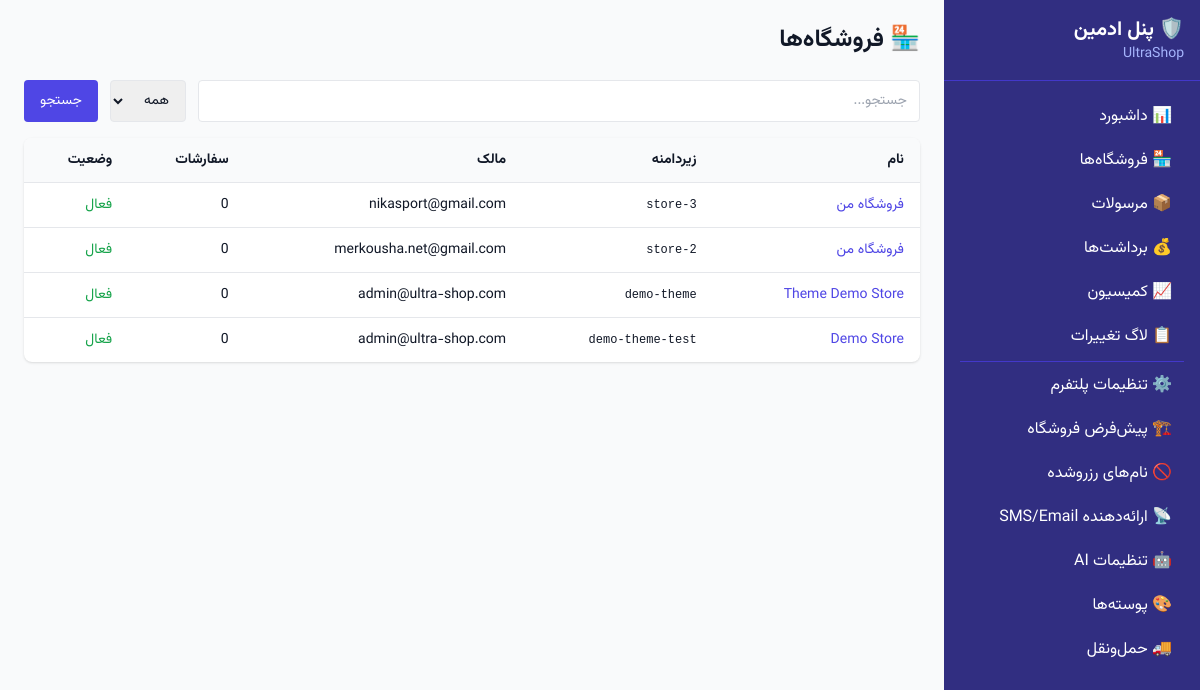
Screenshot of /platform/stores/ (signed in) with the database file from the repository.
### core/models.py (models this page shows, shortened)
class PlatformSettings(models.Model):
    name = models.CharField(max_length=200, default="UltraShop")
    support_email = models.EmailField(default="support@ultra-shop.com")
    terms_url = models.URLField(blank=True, default="")
    privacy_url = models.URLField(blank=True, default="")
    logo = models.ImageField(upload_to="platform/", blank=True, null=True)
    favicon = models.ImageField(upload_to="platform/", blank=True, null=True)
    default_timezone = models.CharField(max_length=50, default="Asia/Tehran")
    default_currency = models.CharField(max_length=10, default="IRR")
    default_guest_checkout = models.BooleanField(default=True)
    reserved_usernames = models.JSONField(
        default=list,
        blank=True,
        help_text="JSON array of reserved subdomain names",
    )
    sms_provider = models.CharField(max_length=50, blank=True, default="")
    sms_api_key_encrypted = models.TextField(blank=True, default="")
    sms_sender = models.CharField(max_length=30, blank=True, default="")
    email_host = models.CharField(max_length=200, blank=True, default="")
    email_port = models.PositiveIntegerField(default=587)
    email_username = models.CharField(max_length=200, blank=True, default="")
    email_password_encrypted = models.TextField(blank=True, default="")
    email_use_tls = models.BooleanField(default=True)
    email_from = models.EmailField(blank=True, default="")
    shipping_enabled = models.BooleanField(default=True)
    openai_api_key_encrypted = models.TextField(blank=True, default="")
    anthropic_api_key_encrypted = models.TextField(blank=True, default="")
    vision_model = models.CharField(max_length=80, default="gpt-4o")
    text_model = models.CharField(max_length=80, default="gpt-4o-mini")
    image_gen_model = models.CharField(max_length=80, default="flux")
    ai_enabled = models.BooleanField(default=False)
    rate_limit_per_store_daily = models.PositiveIntegerField(default=50)
    class Meta:
        db_table = "platform_settings"
        verbose_name_plural = "Platform Settings"
    @classmethod
    def load(cls):
        obj, _ = cls.objects.get_or_create(pk=1)
        return obj

class Store(models.Model):
    owner = models.ForeignKey(User, on_delete=models.CASCADE, related_name="stores")
    name = models.CharField(max_length=200)
    username = models.SlugField(max_length=60, unique=True, help_text="Subdomain: username.ultra-shop.com")
    tagline = models.CharField(max_length=300, blank=True, default="", help_text="Short slogan (SO-07)")
    description = models.TextField(blank=True, default="")
    logo = models.ImageField(upload_to="stores/logos/", blank=True, null=True)
    favicon = models.ImageField(upload_to="stores/favicons/", blank=True, null=True)
    primary_color = models.CharField(max_length=7, default="#6366f1")
    theme_preset = models.CharField(max_length=30, default="minimal")
    phone = models.CharField(max_length=20, blank=True, default="")
    support_email = models.EmailField(blank=True, default="")
    timezone = models.CharField(max_length=50, default="Asia/Tehran")
    currency = models.CharField(max_length=10, default="IRR")
    allow_guest_checkout = models.BooleanField(default=True)
    is_active = models.BooleanField(default=True)
    created_at = models.DateTimeField(auto_now_add=True)
    updated_at = models.DateTimeField(auto_now=True)
    class Meta:
        db_table = "stores"

class User(AbstractUser):
    email = models.EmailField(unique=True)
    USERNAME_FIELD = "email"
    REQUIRED_FIELDS = ["username"]
    class Meta:
        db_table = "users"

### platform_admin/views.py (the view)
# urls.py: path("stores/", views.StoreListView.as_view(), name="store-list"),
class StoreListView(PlatformAdminMixin, ListView):
    template_name = "platform_admin/store_list.html"
    context_object_name = "stores"
    paginate_by = 25
    def get_queryset(self):
        qs = Store.objects.annotate(
            order_count=Count("orders"),
        ).all()
        q = self.request.GET.get("q")
        if q:
            qs = qs.filter(Q(name__icontains=q) | Q(username__icontains=q))
        status = self.request.GET.get("status")
        if status == "active":
            qs = qs.filter(is_active=True)
        elif status == "suspended":
            qs = qs.filter(is_active=False)
        return qs.order_by("-created_at")

### core/context_processors.py (called while the page is built)
def platform_settings(request):
    try:
        ps = PlatformSettings.load()
    except Exception:
        ps = None
    return {"platform_settings": ps}

### platform_admin/views.py (called while the page is built)
    def test_func(self):
        return self.request.user.groups.filter(name="PlatformAdmin").exists() or self.request.user.is_superuser

### templates/platform_admin/store_list.html (shortened to what this page needs)
{% extends "platform_admin/base.html" %}
{% block content %}
<h2 class="text-2xl font-bold mb-6">🏪 فروشگاه‌ها</h2>
<form method="get" class="flex gap-3 mb-4">
    <input type="text" name="q" value="{{ request.GET.q }}" placeholder="جستجو..." class="border rounded px-3 py-2 text-sm flex-1">
    <select name="status" class="border rounded px-3 py-2 text-sm">
        <option value="">همه</option>
    </select>
    <button type="submit" class="bg-indigo-600 text-white px-4 py-2 rounded text-sm">جستجو</button>
</form>
<div class="bg-white rounded-lg shadow overflow-x-auto">
    <table class="w-full text-sm">
        <thead class="bg-gray-50"><tr>
            <th class="px-4 py-3 text-right">نام</th>
            <th class="px-4 py-3 text-right">زیردامنه</th>
            <th class="px-4 py-3 text-right">مالک</th>
            <th class="px-4 py-3 text-right">سفارشات</th>
            <th class="px-4 py-3 text-right">وضعیت</th>
        </tr></thead>
        <tbody>
        {% for store in stores %}
        <tr class="border-t hover:bg-gray-50">
            <td class="px-4 py-3"><a href="{% url 'platform_admin:store-detail' store.pk %}" class="text-indigo-600 hover:underline">{{ store.name }}</a></td>
            <td class="px-4 py-3 font-mono text-xs">{{ store.username }}</td>
            <td class="px-4 py-3">{{ store.owner.email }}</td>
            <td class="px-4 py-3">{{ store.order_count }}</td>
            <td class="px-4 py-3">
                {% if store.is_active %}<span class="text-green-600">فعال</span>{% else %}<span class="text-red-600">معلق</span>{% endif %}
            </td>
        </tr>
        {% empty %}
        <tr><td colspan="5" class="px-4 py-8 text-center text-gray-500">فروشگاهی یافت نشد.</td></tr>
        {% endfor %}
        </tbody>
    </table>
</div>
{% endblock %}

### templates/platform_admin/base.html (shortened to what this page needs)
{% extends "base.html" %}
{% block body %}
<div class="flex min-h-screen">
    <aside class="w-64 bg-indigo-900 text-white flex-shrink-0">
        <div class="p-4 border-b border-indigo-700">
            <h1 class="text-xl font-bold">🛡️ پنل ادمین</h1>
            <p class="text-indigo-300 text-sm">{{ platform_settings.name|default:"UltraShop" }}</p>
        </div>
        <nav class="p-4 space-y-1">
            <a href="{% url 'platform_admin:dashboard' %}" class="block px-3 py-2 rounded hover:bg-indigo-800">📊 داشبورد</a>
            <a href="{% url 'platform_admin:store-list' %}" class="block px-3 py-2 rounded hover:bg-indigo-800">🏪 فروشگاه‌ها</a>
            <a href="{% url 'platform_admin:shipment-list' %}" class="block px-3 py-2 rounded hover:bg-indigo-800">📦 مرسولات</a>
            <a href="{% url 'platform_admin:payout-list' %}" class="block px-3 py-2 rounded hover:bg-indigo-800">💰 برداشت‌ها</a>
            <a href="{% url 'platform_admin:commission-report' %}" class="block px-3 py-2 rounded hover:bg-indigo-800">📈 کمیسیون</a>
            <a href="{% url 'platform_admin:audit-log' %}" class="block px-3 py-2 rounded hover:bg-indigo-800">📋 لاگ تغییرات</a>
            <hr class="border-indigo-700 my-2">
            <a href="{% url 'platform_admin:settings' %}" class="block px-3 py-2 rounded hover:bg-indigo-800">⚙️ تنظیمات پلتفرم</a>
            <a href="{% url 'platform_admin:default-settings' %}" class="block px-3 py-2 rounded hover:bg-indigo-800">🏗️ پیش‌فرض‌ فروشگاه</a>
            <a href="{% url 'platform_admin:reserved-usernames' %}" class="block px-3 py-2 rounded hover:bg-indigo-800">🚫 نام‌های رزروشده</a>
            <a href="{% url 'platform_admin:provider-config' %}" class="block px-3 py-2 rounded hover:bg-indigo-800">📡 ارائه‌دهنده SMS/Email</a>
            <a href="{% url 'platform_admin:ai-settings' %}" class="block px-3 py-2 rounded hover:bg-indigo-800">🤖 تنظیمات AI</a>
            <a href="{% url 'platform_admin:theme-preset-list' %}" class="block px-3 py-2 rounded hover:bg-indigo-800">🎨 پوسته‌ها</a>
            <a href="{% url 'platform_admin:carrier-list' %}" class="block px-3 py-2 rounded hover:bg-indigo-800">🚚 حمل‌ونقل</a>
        </nav>
    </aside>
    <main class="flex-1 p-6">
        {% block content %}{% endblock %}
    </main>
</div>
{% endblock %}

### templates/base.html (style rules this page uses)
body { font-family: 'Vazirmatn', Tahoma, sans-serif; }
[dir="rtl"] { direction: rtl; text-align: right; }

### rows the page displays
PlatformSettings: name "UltraShop"
Store: name "فروشگاه من", username "store-3", owner.email "nikasport@gmail.com", order_count "0", is_active "فعال"
Store: name "فروشگاه من", username "store-2", owner.email "merkousha.net@gmail.com", order_count "0", is_active "فعال"
Store: name "Theme Demo Store", username "demo-theme", owner.email "admin@ultra-shop.com", order_count "0", is_active "فعال"
Store: name "Demo Store", username "demo-theme-test", owner.email "admin@ultra-shop.com", order_count "0", is_active "فعال"
